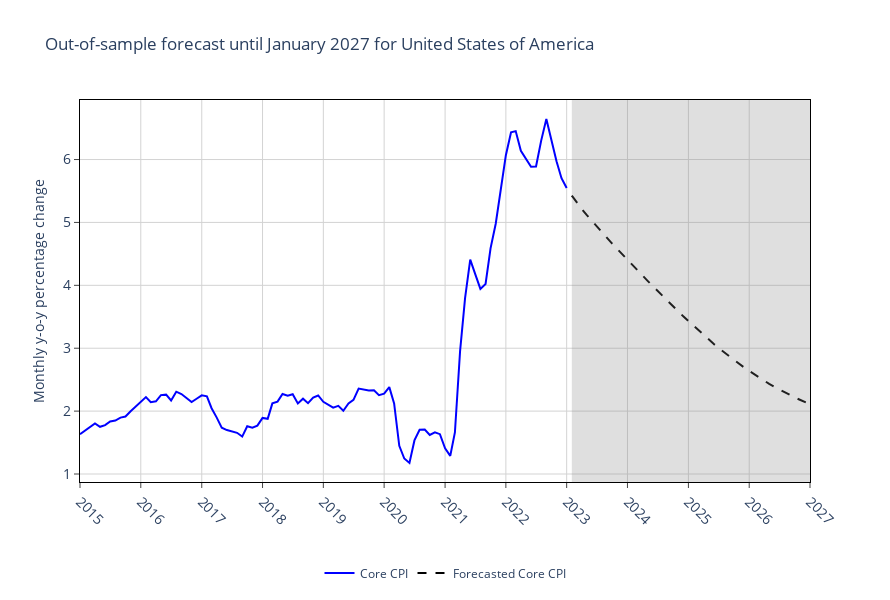

Notebook code cell kept with this figure:
### Code cell
plot_function(data_country = df_us, 
              data_forecast_country = inf_for_us,
              user_input = user_input)
